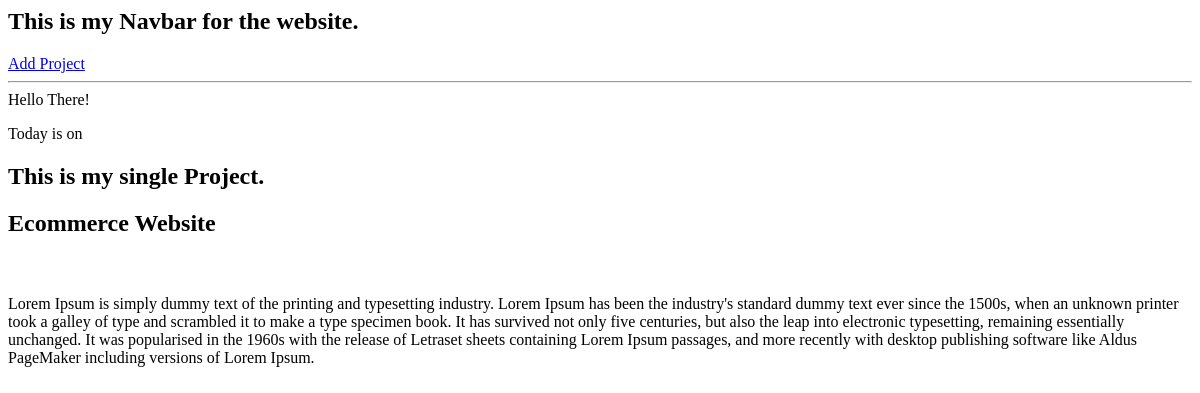
/project/29092ab4-eeac-4237-9251-198ff9af6cdf, run on an earlier commit of the app's database.
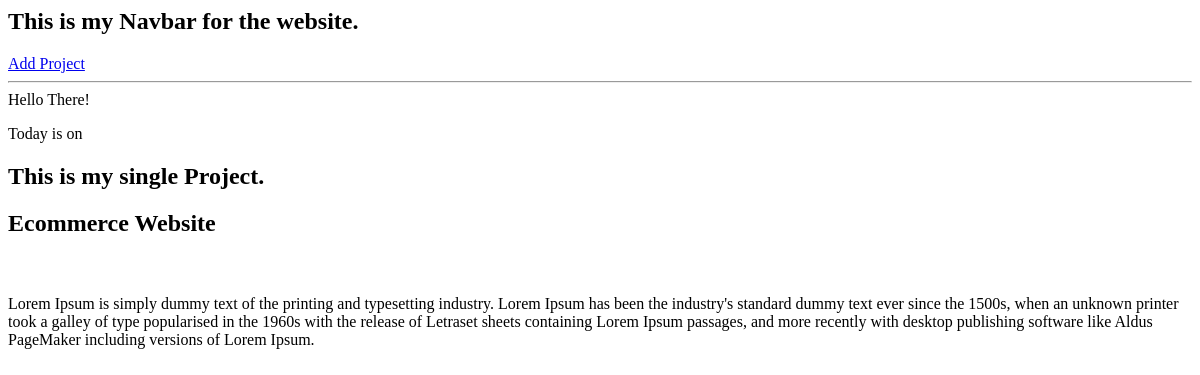
And on a later commit of the database.
### myapp/models.py (models this page shows, shortened)
class Project(models.Model):
    title = models.CharField(max_length=200)
    description = models.TextField(null = True, blank=True)
    demo_link = models.CharField(max_length=2000, null=True, blank= True)
    source_link = models.CharField(max_length=2000, null=True, blank= True)
    tags = models.ManyToManyField('Tag',blank=True)
    vote_total = models.IntegerField(default=0, null=True, blank=True)
    vote_ratio = models.IntegerField(default=0, null=True, blank=True)
    created = models.DateTimeField(auto_now_add=True)
    id = models.UUIDField(default=uuid.uuid4, unique=True, primary_key=True, editable=False)

### myapp/views.py (the view)
# urls.py: path('project/<str:pk>', views.project, name='project'),
def project(request,pk):
    projectObj = Project.objects.get(id=pk)
    return render(request, 'single-project.html', {'project': projectObj}) #'tags':tags })

### templates/single-project.html (shortened to what this page needs)
{% include 'navbar.html' %}
Hello There!<p>Today is on {{today}}</p>
<h2>This is my single Project.</h2>
<h2> {{ project.title }} </h2>
<p> {{ project.description }} </p>

What changed in the data, as far as the page shows it:
changed Project "Ecommerce Website": description "…a galley of type and scrambled it to make a type specimen book. It has survived not only five centuries, but also the leap into electronic typesetting, remaining essentially unchanged. It was popularised in the 1960s…" → "…a galley of type popularised in the 1960s…"
